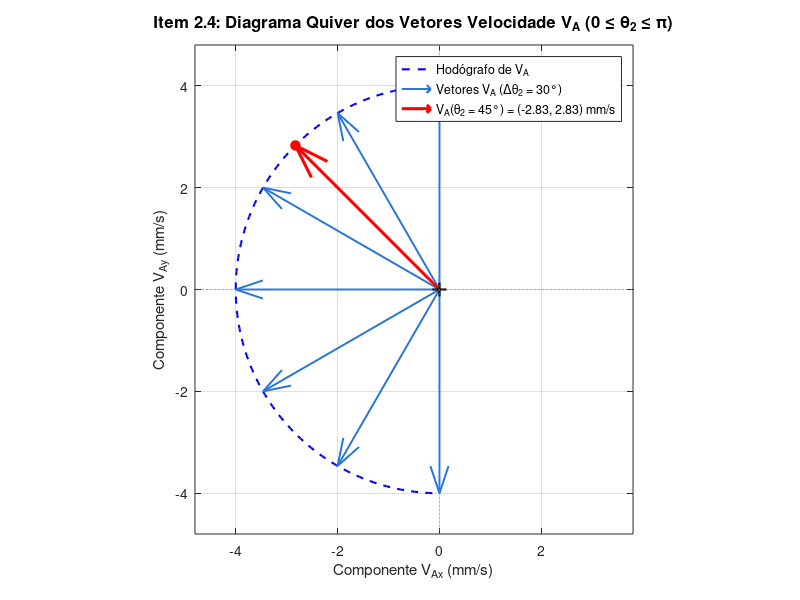

This chart was generated by the following MATLAB code:
% =========================================================================
% Item 2.4 - Diagrama Quiver dos Vetores Velocidade VA
% Disciplina: Dinâmica das Máquinas - Atividade Prática 4
% =========================================================================

clear; clc; close all;

% 1. Parâmetros geométricos e cinemáticos conhecidos
a = 40.0;          % Elo 2: Manivela (mm)
b = 208.81;        % Elo 3: Acoplador (mm)
c = 70.0;          % Elo 4: Balancim (mm)
d = 200.0;         % Elo 1: Base fixa (mm)
omega2 = 0.1;      % Velocidade angular da manivela (rad/s)

% -------------------------------------------------------------------------
% 2. Intervalo de análise: 0 <= theta2 <= pi (0° a 180°)
% -------------------------------------------------------------------------
theta2_deg = 0:1:180;
theta2_rad = deg2rad(theta2_deg);
N = length(theta2_deg);

% Componentes do vetor velocidade VA para cada ângulo
% VA = omega2 x rA => VA_x = -a*omega2*sin(theta2), VA_y = a*omega2*cos(theta2)
VA_x = -a * omega2 * sin(theta2_rad);
VA_y =  a * omega2 * cos(theta2_rad);

% Posição de referência theta2 = 45°
idx_45 = find(theta2_deg == 45, 1);
VA_45 = [VA_x(idx_45); VA_y(idx_45)];

fprintf("=====================================================\n");
fprintf("Vetor Velocidade VA para theta2 = 45°:\n");
fprintf("  VA_x = %7.4f mm/s\n", VA_45(1));
fprintf("  VA_y = %7.4f mm/s\n", VA_45(2));
fprintf("  |VA| = %7.4f mm/s\n", hypot(VA_45(1), VA_45(2)));
fprintf("=====================================================\n\n");

% -------------------------------------------------------------------------
% 3. Amostragem dos vetores para o comando quiver
% -------------------------------------------------------------------------
% Amostra a cada 30 graus para manter as flechas limpas e sem sobreposição
passo_amostra = 30;
idx_amostras = 1:passo_amostra:N;

% Garante que 180° e 45° estejam explicitamente incluídos
if idx_amostras(end) ~= N
    idx_amostras = [idx_amostras, N];
end
if ~ismember(idx_45, idx_amostras)
    idx_amostras = sort([idx_amostras, idx_45]);
end

% Vetores da amostragem regular (excluindo 45° para traçar em destaque)
idx_regulares = idx_amostras(idx_amostras ~= idx_45);

% Origem dos vetores no plano de velocidades: (0, 0)
X0_reg = zeros(size(idx_regulares));
Y0_reg = zeros(size(idx_regulares));
U_reg  = VA_x(idx_regulares);
V_reg  = VA_y(idx_regulares);

% -------------------------------------------------------------------------
% 4. Geração do Gráfico do Item 2.4 (Plano de Velocidades com Quiver)
% -------------------------------------------------------------------------
fig = figure(1, 'Name', 'Item 2.4 - Vetores Velocidade VA (Quiver)', 'NumberTitle', 'off');
clf(fig);

% 1. Curva contínua do hodógrafo (trajetória de VA) em segundo plano
plot(VA_x, VA_y, 'b--', 'LineWidth', 1.5);
hold on;

% 2. Vetores quiver regulares saindo da origem (escala 0 = comprimento real)
h_quiver = quiver(X0_reg, Y0_reg, U_reg, V_reg, 0, ...
                  'Color', [0.15, 0.45, 0.85], 'LineWidth', 1.4, 'MaxHeadSize', 0.08);

% 3. Vetor quiver em destaque para theta2 = 45°
h_quiver_45 = quiver(0, 0, VA_45(1), VA_45(2), 0, ...
                     'Color', 'r', 'LineWidth', 2.2, 'MaxHeadSize', 0.10);
plot(VA_45(1), VA_45(2), 'ro', 'MarkerFaceColor', 'r', 'MarkerSize', 7);

% 4. Marcador da origem (polo de velocidade zero)
plot(0, 0, 'k+', 'MarkerSize', 10, 'LineWidth', 1.5);

% 5. Linhas dos eixos passando pela origem
line([-5.5, 4.0], [0, 0], 'Color', [0.5, 0.5, 0.5], 'LineStyle', ':', 'LineWidth', 0.8);
line([0, 0], [-5.0, 5.0], 'Color', [0.5, 0.5, 0.5], 'LineStyle', ':', 'LineWidth', 0.8);

grid on;
axis equal;
xlim([-4.8, 3.8]);
ylim([-4.8, 4.8]);

title('Item 2.4: Diagrama Quiver dos Vetores Velocidade V_A (0 \leq \theta_2 \leq \pi)', 'FontSize', 12);
xlabel('Componente V_{Ax} (mm/s)', 'FontSize', 11);
ylabel('Componente V_{Ay} (mm/s)', 'FontSize', 11);

leg_45 = sprintf('V_A(\\theta_2 = 45°) = (%.2f, %.2f) mm/s', VA_45(1), VA_45(2));
legend([plot(NaN,NaN,'b--','LineWidth',1.5), h_quiver, h_quiver_45], ...
       'Hodógrafo de V_A', ...
       'Vetores V_A (\Delta\theta_2 = 30°)', ...
       leg_45, ...
       'Location', 'northeast');

% -------------------------------------------------------------------------
% 5. Salvar imagem na pasta assets
% -------------------------------------------------------------------------
script_dir = fileparts(mfilename('fullpath'));
if isempty(script_dir)
    script_dir = '.';
end
assets_dir = fullfile(script_dir, 'assets');
if ~exist(assets_dir, 'dir')
    mkdir(assets_dir);
end

caminho_imagem = fullfile(assets_dir, 'grafico_2_4_quiver_VA.png');
print(fig, caminho_imagem, '-dpng', '-r300');
fprintf("Gráfico 2.4 salvo com sucesso em: %s\n", caminho_imagem);

% -------------------------------------------------------------------------
% 6. Manter a janela aberta
% -------------------------------------------------------------------------
fprintf('\n=========================================================================\n');
fprintf('Gráfico 2.4 gerado com sucesso!\n');
fprintf('Pressione <ENTER> no terminal para encerrar o programa e fechar a janela...\n');
fprintf('=========================================================================\n');
pause;
